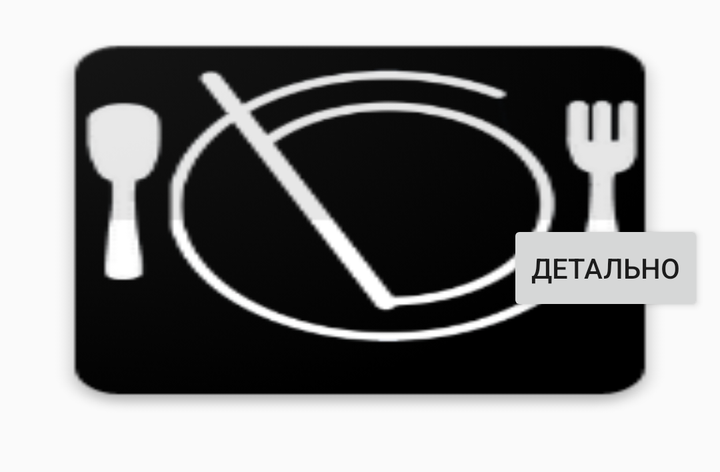
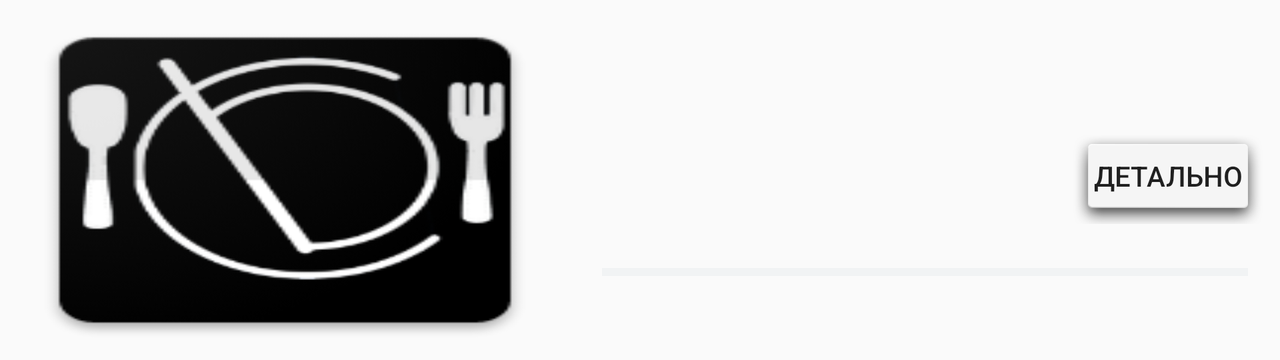

Compare how this app lays out the same screen by default and in its alternative resource folder. The renders come first, then the two layout files and the values they reference.
<!-- AndroidManifest.xml: application theme AppTheme -->
<!-- res/layout/selected_activity.xml -->
<?xml version="1.0" encoding="utf-8"?>
<ScrollView xmlns:android="http://schemas.android.com/apk/res/android"
    xmlns:app="http://schemas.android.com/apk/res-auto"
    android:layout_width="match_parent"
    android:layout_height="wrap_content">

    <RelativeLayout
        android:layout_width="match_parent"
        android:layout_height="wrap_content">

        <ImageView
            android:id="@+id/imageView"
            android:layout_width="match_parent"
            android:layout_height="220dp"
            android:layout_alignParentStart="true"
            android:layout_alignParentTop="true"
            android:scaleType="fitXY"
            app:srcCompat="@drawable/ic_launcher" />

        <Button
            android:id="@+id/btnDetailRecipe"
            android:layout_width="wrap_content"
            android:layout_height="wrap_content"
            android:layout_alignParentEnd="true"
            android:layout_marginRight="8dp"
            android:layout_marginTop="110dp"
            android:text="@string/btn_detail_recipe" />

        <android.support.v7.widget.RecyclerView
            android:id="@+id/recyclerIngredients"
            android:layout_width="match_parent"
            android:layout_height="wrap_content"
            android:layout_below="@+id/imageView"
            android:layout_centerHorizontal="true"
            android:layout_marginLeft="16dp"
            android:layout_marginRight="16dp"
            android:layout_marginTop="16dp"
            android:background="#99ECEFF1"
            android:textColor="#000" />

    </RelativeLayout>
</ScrollView>
<!-- resources referenced by this layout -->
<resources>
  <!-- drawable ic_launcher: png bitmap (drawable, 17319 bytes) -->
  <string name="btn_detail_recipe">Детально</string>
  <style name="AppTheme" parent="Theme.AppCompat.Light.DarkActionBar">
          
          <item name="colorPrimary">@color/colorPrimary</item>
          <item name="colorPrimaryDark">@color/colorPrimaryDark</item>
          <item name="colorAccent">@color/colorAccent</item>
      </style>
  <color name="colorPrimary">#212121</color>
  <color name="colorPrimaryDark">#424242</color>
  <color name="colorAccent">#90A4AE</color>
</resources>
<!-- res/layout-land/selected_activity.xml (the repository's variant of the layout above) -->
<!-- drawn on the phone turned sideways -->
<?xml version="1.0" encoding="utf-8"?>
<ScrollView xmlns:android="http://schemas.android.com/apk/res/android"
    xmlns:app="http://schemas.android.com/apk/res-auto"
    android:layout_width="match_parent"
    android:layout_height="wrap_content">

    <RelativeLayout
        android:layout_width="match_parent"
        android:layout_height="wrap_content">

        <ImageView
            android:id="@+id/imageView"
            android:layout_width="285dp"
            android:layout_height="180dp"
            android:layout_alignParentStart="true"
            android:layout_alignParentTop="true"
            android:scaleType="fitXY"
            app:srcCompat="@drawable/ic_launcher" />

        <Button
            android:id="@+id/btnDetailRecipe"
            android:layout_width="wrap_content"
            android:layout_height="wrap_content"
            android:layout_alignParentEnd="true"
            android:layout_marginRight="8dp"
            android:layout_marginTop="64dp"
            android:background="@android:drawable/dialog_holo_light_frame"
            android:text="@string/detail" />

        <android.support.v7.widget.RecyclerView
            android:id="@+id/recyclerIngredients"
            android:layout_width="match_parent"
            android:layout_height="wrap_content"
            android:layout_alignParentEnd="true"
            android:layout_below="@+id/btnDetailRecipe"
            android:layout_marginLeft="16dp"
            android:layout_marginRight="16dp"
            android:layout_marginTop="22dp"
            android:layout_toEndOf="@+id/imageView"
            android:background="#99ECEFF1"
            android:paddingBottom="4dp"
            android:paddingLeft="4dp"
            android:textColor="#000" />

    </RelativeLayout>
</ScrollView>
<!-- resources referenced by the variant -->
<!-- as the phone turned sideways resolves them -->
<resources>
  <!-- drawable ic_launcher: png bitmap (drawable, 17319 bytes) -->
  <string name="detail">Детально</string>
  <style name="AppTheme" parent="Theme.AppCompat.Light.DarkActionBar">
          
          <item name="colorPrimary">@color/colorPrimary</item>
          <item name="colorPrimaryDark">@color/colorPrimaryDark</item>
          <item name="colorAccent">@color/colorAccent</item>
      </style>
  <color name="colorPrimary">#212121</color>
  <color name="colorPrimaryDark">#424242</color>
  <color name="colorAccent">#90A4AE</color>
</resources>
